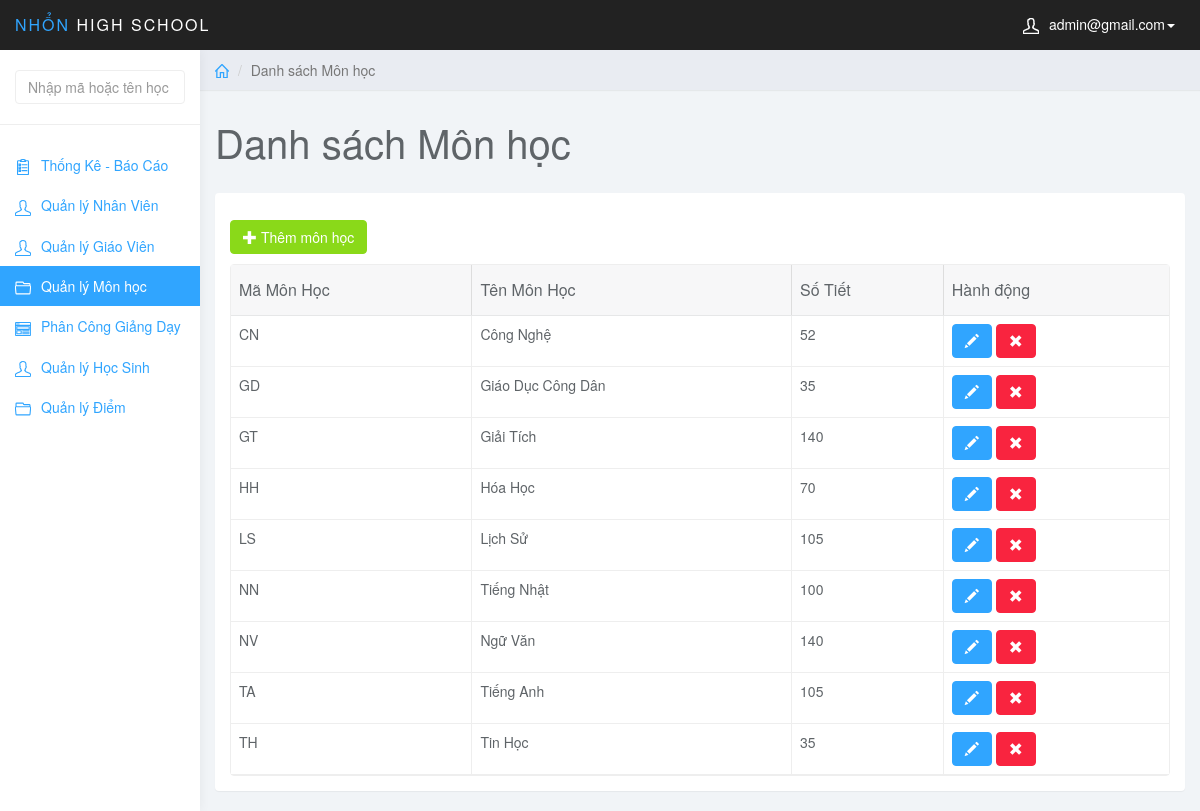
Screenshot of /admin/index.php?page=monhoc (signed in) with the database file from the repository.
### tables this page shows
CREATE TABLE `monhoc` (
  `MaMonHoc` varchar(5) NOT NULL,
  `TenMonHoc` varchar(20) NOT NULL,
  `SoTiet` int NOT NULL,
  `HeSoMonHoc` int NOT NULL,
  PRIMARY KEY (`MaMonHoc`)
);

### admin/monhoc.php (the view, shortened to what this page needs)
<?php
$sql = "SELECT * FROM monhoc";
$query = mysqli_query($conn, $sql);
?>
<div class="col-sm-9 col-sm-offset-3 col-lg-10 col-lg-offset-2 main">
    <div class="row">
        <ol class="breadcrumb">
            <li><a href="index.php"><svg class="glyph stroked home">
                        <use xlink:href="#stroked-home"></use>
                    </svg></a></li>
            <li class="active">Danh sách Môn học</li>
        </ol>
    </div>
    <div class="row">
        <div class="col-lg-12">
            <h1 class="page-header">Danh sách Môn học</h1>
        </div>
    </div>
    <div id="toolbar" class="btn-group">
        <a href="index.php?page=add_monhoc" class="btn btn-success <?php if ($_SESSION['user_level'] == 2) {
                                                                        echo 'disabled';
                                                                    } ?>">
            <i class="glyphicon glyphicon-plus"></i> Thêm môn học
        </a>
    </div>
    <div class="row">
        <div class="col-lg-12">
            <div class="panel panel-default">
                <div class="panel-body">
                    <table data-toolbar="#toolbar" data-toggle="table">
                        <thead>
                            <tr>
                                <th data-field="id" data-sortable="true">Mã Môn Học</th>
                                <th data-field="name" data-sortable="true">Tên Môn Học</th>
                                <th data-field="price" data-sortable="true">Số Tiết</th>
                                <th>Hành động</th>
                            </tr>
                        </thead>
                        <tbody>
                            <?php while ($row = mysqli_fetch_assoc($query)) {
                            ?>
                            <tr>
                                <td style=""><?php echo $row['MaMonHoc']; ?></td>
                                <td style=""><?php echo $row['TenMonHoc']; ?></td>
                                <td style=""><?php echo $row['SoTiet']; ?></td>
                                <td class="form-group">
                                    <a href="index.php?page=edit_monhoc&monhoc_id=<?php echo $row['MaMonHoc']; ?>"
                                        class="btn btn-primary"><i class="glyphicon glyphicon-pencil"></i></a>
                                    <a onclick=" return thongbao();"
                                        href="del_monhoc.php?monhoc_id=<?php echo $row['MaMonHoc']; ?>"
                                        class="btn btn-danger"><i class="glyphicon glyphicon-remove"></i></a>
                                </td>
                            </tr>
                            <?php } ?>
                        </tbody>
                    </table>
                </div>
            </div>
        </div>
    </div>
</div>

### admin/css/styles.css (style rules this page uses)
body { background: #f1f4f7; padding-top: 50px; color: #5f6468; }
a, a:hover, a:focus { color: #30a5ff; }
h1, h2, h3, h4, h5, h6 { color: #5f6468; }
h1 { font-weight: 300; font-size: 40px; }
.btn-primary, .btn-primary:hover, .btn-primary:focus, .btn-primary:active, .btn-primary.active, .open > .dropdown-toggle.btn-primary, .btn-primary.disabled, .btn-primary[disabled], fieldset[disabled] .btn-primary, .btn-primary.disabled:hover, .btn-primary[disabled]:hover, fieldset[disabled] .btn-primary:hover, .btn-primary.disabled:focus, .btn-primary[disabled]:focus, fieldset[disabled] .btn-primary:focus, .btn-primary.disabled:active, .btn-primary[disabled]:active, fieldset[disabled] .btn-primary:active, .btn-primary.disabled.active, .btn-primary[disabled].active, fieldset[disabled] .btn-primary.active { background-color: #30a5ff; border-color: #30a5ff; }
.btn-success, .btn-success:hover, .btn-success:focus, .btn-success:active, .btn-success.active, .open > .dropdown-toggle.btn-success, .btn-success.disabled, .btn-success[disabled], fieldset[disabled] .btn-success, .btn-success.disabled:hover, .btn-success[disabled]:hover, fieldset[disabled] .btn-success:hover, .btn-success.disabled:focus, .btn-success[disabled]:focus, fieldset[disabled] .btn-success:focus, .btn-success.disabled:active, .btn-success[disabled]:active, fieldset[disabled] .btn-success:active, .btn-success.disabled.active, .btn-success[disabled].active, fieldset[disabled] .btn-success.active { background-color: #8ad919; border-color: #8ad919; }
.btn-danger, .btn-danger:hover, .btn-danger:focus, .btn-danger:active, .btn-danger.active, .open > .dropdown-toggle.btn-danger, .btn-danger.disabled, .btn-danger[disabled], fieldset[disabled] .btn-danger, .btn-danger.disabled:hover, .btn-danger[disabled]:hover, fieldset[disabled] .btn-danger:hover, .btn-danger.disabled:focus, .btn-danger[disabled]:focus, fieldset[disabled] .btn-danger:focus, .btn-danger.disabled:active, .btn-danger[disabled]:active, fieldset[disabled] .btn-danger:active, .btn-danger.disabled.active, .btn-danger[disabled].active, fieldset[disabled] .btn-danger.active { background-color: #f9243f; border-color: #f9243f; }
.panel { border: 0; }
.breadcrumb { border-radius: 0; padding: 10px 15px; background: #e9ecf2; box-shadow: 0 1px 1px rgba(0, 0, 0, .05); margin: 0 ; }
h1.page-header { margin-top: 30px; border-bottom: 0; }
.table { background: #fff; }
.breadcrumb .glyph { height: 14px; width: 14px; margin: -2px 0 0 0; stroke-width: 4px; }

### rows the page displays
monhoc: MaMonHoc "CN", TenMonHoc "Công Nghệ", SoTiet "52"
monhoc: MaMonHoc "GD", TenMonHoc "Giáo Dục Công Dân", SoTiet "35"
monhoc: MaMonHoc "GT", TenMonHoc "Giải Tích", SoTiet "140"
monhoc: MaMonHoc "HH", TenMonHoc "Hóa Học", SoTiet "70"
monhoc: MaMonHoc "LS", TenMonHoc "Lịch Sử", SoTiet "105"
monhoc: MaMonHoc "NN", TenMonHoc "Tiếng Nhật", SoTiet "100"
monhoc: MaMonHoc "NV", TenMonHoc "Ngữ Văn", SoTiet "140"
monhoc: MaMonHoc "TA", TenMonHoc "Tiếng Anh", SoTiet "105"
monhoc: MaMonHoc "TH", TenMonHoc "Tin Học", SoTiet "35"

### other values shown
$_SESSION['mail_user'] "admin@gmail.com"
